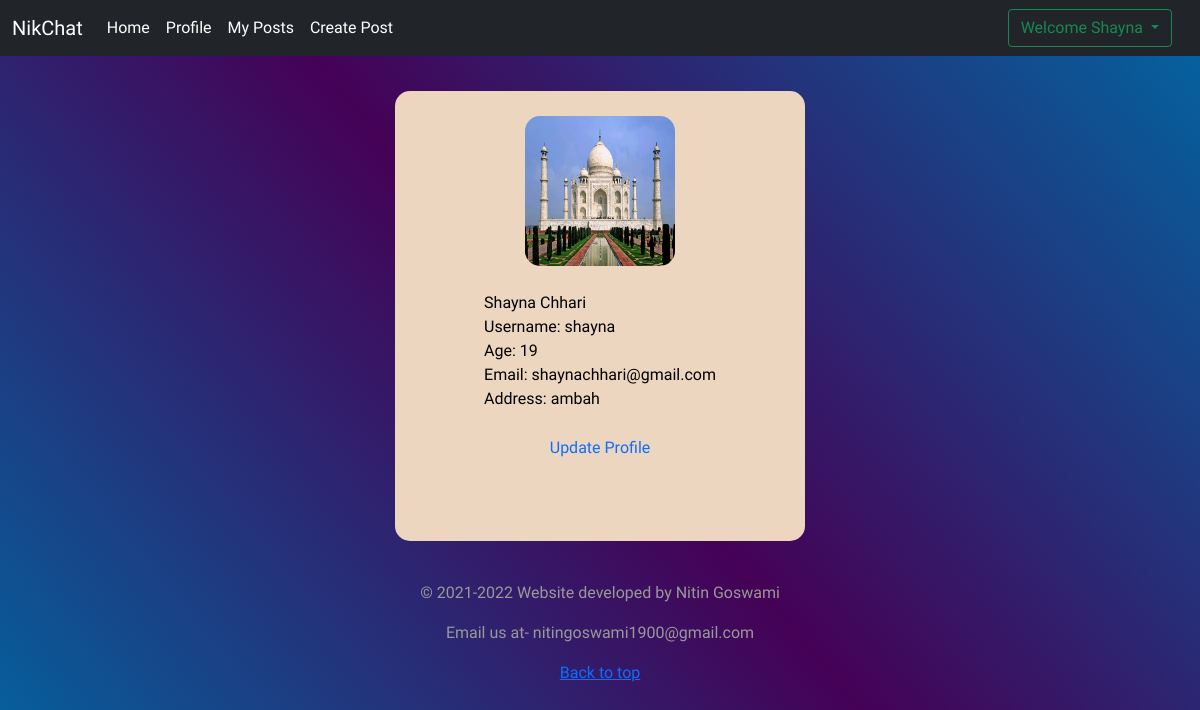
The page /profile/2/ (signed in) on the database its author committed.
### user/models.py (models this page shows, shortened)
class User(AbstractUser):
    username = None
    email = models.EmailField(unique=True)
    age = models.IntegerField(null=True, blank=True)
    username = models.CharField(max_length=50, default="")
    address = models.TextField(default="")
    image = models.ImageField(upload_to ='user/images', null = True, blank = True)
    USERNAME_FIELD = 'email'
    REQUIRED_FIELDS = []
    object = CustomUserManager()

### user/views.py (the view)
# urls.py: path('profile/', include('user.urls', namespace='profile')),
def profile(request, *args, **kwargs):
    context = {}
    user_id = kwargs.get("user_id")
    if request.user.is_authenticated:
        try:
            account = User.objects.get(id=user_id)
        except User.DoesNotExist:
            return HttpResponse("user not found")
        if account == request.user:
            context['id'] = account.id
            context['username'] = account.username
            context['first_name'] = account.first_name
            context['last_name'] = account.last_name
            context['age'] = account.age
            context['email'] = account.email
            context['address'] = account.address
            context['image'] = account.image.url
            return render(request, 'profile.html', context)
        else:
            return HttpResponse("You can not see others profile.")
    else:
        return redirect("/login")

### user/templates/profile.html (shortened to what this page needs)
{% extends 'base.html' %}
{% block body %}
<div class="container profile-container">
    <div class="image">
        <img src="{{image}}" alt="dp">
    </div>
    <div class="details">
        <span class="name">{{first_name}} {{last_name}}</span>
        <span class="username">Username: {{username}}</span>
        <span class="age">Age: {{age}}</span>
        <span class="email">Email: {{email}}</span>
        <span class="address">Address: {{address}}</span>
    </div>
    <div class="update">
        <a href="{% url 'user:update' user_id=request.user.id%}">Update Profile</a>
    </div>
</div>
{% endblock body %}

### user/templates/base.html (shortened to what this page needs)
<!doctype html>
<html lang="en">
  <head>
    <link href="https://cdn.jsdelivr.net/npm/bootstrap@5.1.3/dist/css/bootstrap.min.css" rel="stylesheet">
    <link rel="stylesheet" href="/static/base.css">
    <link rel="stylesheet" href="/static/login.css">
    <link rel="stylesheet" href="/static/index.css">
    <link rel="stylesheet" href="/static/signup.css">
    <link rel="stylesheet" href="/static/mypost.css">
    <link rel="stylesheet" href="/static/profile.css">
    <link rel="stylesheet" href="/static/perticularPost.css">
  </head>
  <body>
    <nav class="navbar navbar-expand-lg navbar-dark bg-dark">
        <div class="container-fluid">
            <a class="navbar-brand" href="#">NikChat</a>
            <div class="collapse navbar-collapse" id="navbarSupportedContent">
                <ul class="navbar-nav me-auto mb-2 mb-lg-0">
                    {% if request.user.id != None %}
                    <li class="nav-item">
                        <a class="nav-link active" aria-current="page" href="/">Home</a>
                    </li>
                    <li class="nav-item">
                        <a class="nav-link active" href="{% url 'profile:profile' user_id=request.user.id %}">Profile</a>
                    </li>
                    <li class="nav-item">
                        <a class="nav-link active" href="{% url 'user:myPosts'%}">My Posts</a>
                    </li>
                    <li class="nav-item">
                        <a class="nav-link active" href="{% url 'user:createPost' user_id=request.user.id %}">Create Post</a>
                    </li>
                    {% endif %}
                </ul>
                {% if user.is_authenticated %}
                <div class="btn-group mx-2">
                    <button type="button" class="btn btn-outline-success dropdown-toggle" data-bs-toggle="dropdown"
                        aria-expanded="false" style="position: relative; left: -8px; margin:0;">
                        Welcome {{request.user.first_name}}
                    </button>
                </div>
                {% else %}
                <div class="button"><a href="/login" class="btn btn-outline-success mx-2">Login</a></div>
                <div class="button"><a href="/signup" class="btn btn-outline-success">Sign Up</a></div>
                {% endif %}
            </div>
        </div>
    </nav>
    {% block body %} {% endblock body %}
    <footer class="blog-footer">
        <p>&copy; 2021-2022 Website developed by Nitin Goswami</p>
        <p>Email us at- nitingoswami1900@gmail.com</p>
        <p>
            <a href="#">Back to top</a>
        </p>
    </footer>
</body>
</html>

### static/base.css (style rules this page uses)
html { min-height: -webkit-fill-available; }
body { background: linear-gradient(50deg, #0166a1, #450156, #0166a1) center center/cover; color: rgb(211, 187, 196); font-family: 'Baloo Chettan 2', cursive; }
.blog-footer { padding: 2.5rem 0; color: #999; text-align: center; }
.blog-footer p:last-child { margin-bottom: 0; }

### static/profile.css (style rules this page uses)
.container .image img { width: 150px; height: 150px; border-radius: 15px; }
.container .image { margin: 25px; }
.details { display: flex; flex-direction: column; }
.profile-container { display: flex; align-items: center; flex-direction: column; min-width: 300px; max-width: 410px; height: 450px; background: #ecd6bf; color: black; border-radius: 15px; margin-top: 35px; }
.update { margin: 25px; }
.update a { text-decoration: none; }

### rows shown on the page
User: user.first_name "Shayna", first_name "Shayna", last_name "Chhari", username "shayna", email "shaynachhari@gmail.com", address "ambah"

### other values the page prints
{{ age }} "19"
